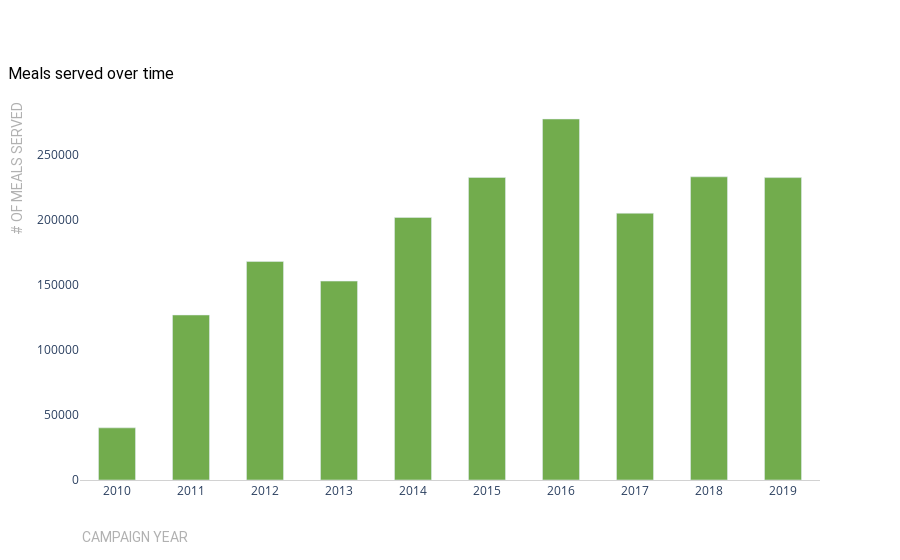

The notebook cell this image was saved under:
### Code cell
layout = go.Layout(
    annotations = [
        go.layout.Annotation(
            x=-0.1,
            y=1.1,
            showarrow=False,
            text="Meals served over time",
            xref="paper",
            yref="paper",
            font=dict(
                family="Roboto",
                size=16,
                color="#000000"
            )
        ),
        go.layout.Annotation(
            x=0,
            y=-0.175,
            showarrow=False,
            text="CAMPAIGN YEAR",
            xref="paper",
            yref="paper",
            font=dict(
                family="Roboto",
                size=14,
                color="#B1B1B1"
            )
        ),
        go.layout.Annotation(
            x=-0.1,
            y=1,
            yanchor='top',
            showarrow=False,
            text="# OF MEALS SERVED",
            textangle=-90,
            xref="paper",
            yref="paper",
            font=dict(
                family="Roboto",
                size=14,
                color="#B1B1B1"
            )
        )
    ],
    xaxis=dict(dtick = 1, zeroline=True, linecolor='#D2D2D2'),
    yaxis=dict(tickformat = '0,000'),
    plot_bgcolor='rgba(0,0,0,0)',
    bargap = 0.5
)

bar = go.Figure(
    data=[go.Bar(
        x = dfs.loc[:,'Campaign Year'],
        y = dfs.loc[:,'Meals Served'],
        marker_color='#72AC4D')],
    layout=layout
)

bar.show()

### Figure 1 — Plotly figure (JSON) as saved in the notebook; plotly's stock layout.template omitted (floating-point values rounded to 4 significant figures)
{"data": [{"marker": {"color": "#72AC4D"}, "type": "bar", "x": [2010, 2011, 2012, 2013, 2014, 2015, 2016, 2017, 2018, 2019], "y": [40139, 127020, 168193, 153115, 202102, 232897, 277912, 205350, 233389, 232797]}], "layout": {"annotations": [{"font": {"color": "#000000", "family": "Roboto", "size": 16}, "showarrow": false, "text": "Meals served over time", "x": -0.1, "xref": "paper", "y": 1.1, "yref": "paper"}, {"font": {"color": "#B1B1B1", "family": "Roboto", "size": 14}, "showarrow": false, "text": "CAMPAIGN YEAR", "x": 0, "xref": "paper", "y": -0.175, "yref": "paper"}, {"font": {"color": "#B1B1B1", "family": "Roboto", "size": 14}, "showarrow": false, "text": "# OF MEALS SERVED", "textangle": -90, "x": -0.1, "xref": "paper", "y": 1, "yanchor": "top", "yref": "paper"}], "bargap": 0.5, "plot_bgcolor": "rgba(0,0,0,0)", "xaxis": {"dtick": 1, "linecolor": "#D2D2D2", "zeroline": true}, "yaxis": {"tickformat": "0,000"}}}
